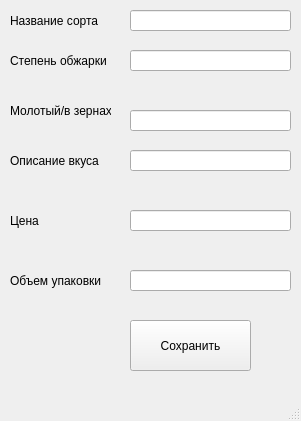
<?xml version="1.0" encoding="UTF-8"?>
<ui version="4.0">
 <class>MainWindow</class>
 <widget class="QMainWindow" name="MainWindow">
  <property name="geometry">
   <rect>
    <x>0</x>
    <y>0</y>
    <width>301</width>
    <height>421</height>
   </rect>
  </property>
  <property name="windowTitle">
   <string>MainWindow</string>
  </property>
  <widget class="QWidget" name="centralwidget">
   <widget class="QLabel" name="label">
    <property name="geometry">
     <rect>
      <x>10</x>
      <y>0</y>
      <width>101</width>
      <height>41</height>
     </rect>
    </property>
    <property name="text">
     <string>Название сорта</string>
    </property>
   </widget>
   <widget class="QLabel" name="label_2">
    <property name="geometry">
     <rect>
      <x>10</x>
      <y>40</y>
      <width>101</width>
      <height>41</height>
     </rect>
    </property>
    <property name="text">
     <string>Степень обжарки</string>
    </property>
   </widget>
   <widget class="QLabel" name="label_3">
    <property name="geometry">
     <rect>
      <x>10</x>
      <y>90</y>
      <width>101</width>
      <height>41</height>
     </rect>
    </property>
    <property name="text">
     <string>Молотый/в зернах</string>
    </property>
   </widget>
   <widget class="QLabel" name="label_4">
    <property name="geometry">
     <rect>
      <x>10</x>
      <y>140</y>
      <width>101</width>
      <height>41</height>
     </rect>
    </property>
    <property name="text">
     <string>Описание вкуса</string>
    </property>
   </widget>
   <widget class="QLabel" name="label_5">
    <property name="geometry">
     <rect>
      <x>10</x>
      <y>200</y>
      <width>101</width>
      <height>41</height>
     </rect>
    </property>
    <property name="text">
     <string>Цена</string>
    </property>
   </widget>
   <widget class="QLabel" name="label_6">
    <property name="geometry">
     <rect>
      <x>10</x>
      <y>260</y>
      <width>101</width>
      <height>41</height>
     </rect>
    </property>
    <property name="text">
     <string>Объем упаковки</string>
    </property>
   </widget>
   <widget class="QLineEdit" name="name">
    <property name="geometry">
     <rect>
      <x>130</x>
      <y>10</y>
      <width>161</width>
      <height>21</height>
     </rect>
    </property>
   </widget>
   <widget class="QLineEdit" name="pow">
    <property name="geometry">
     <rect>
      <x>130</x>
      <y>50</y>
      <width>161</width>
      <height>21</height>
     </rect>
    </property>
   </widget>
   <widget class="QLineEdit" name="gr_wh">
    <property name="geometry">
     <rect>
      <x>130</x>
      <y>110</y>
      <width>161</width>
      <height>21</height>
     </rect>
    </property>
   </widget>
   <widget class="QLineEdit" name="descript">
    <property name="geometry">
     <rect>
      <x>130</x>
      <y>150</y>
      <width>161</width>
      <height>21</height>
     </rect>
    </property>
   </widget>
   <widget class="QLineEdit" name="price">
    <property name="geometry">
     <rect>
      <x>130</x>
      <y>210</y>
      <width>161</width>
      <height>21</height>
     </rect>
    </property>
   </widget>
   <widget class="QLineEdit" name="volume">
    <property name="geometry">
     <rect>
      <x>130</x>
      <y>270</y>
      <width>161</width>
      <height>21</height>
     </rect>
    </property>
   </widget>
   <widget class="QPushButton" name="save_btn">
    <property name="geometry">
     <rect>
      <x>130</x>
      <y>320</y>
      <width>121</width>
      <height>51</height>
     </rect>
    </property>
    <property name="text">
     <string>Сохранить</string>
    </property>
   </widget>
  </widget>
  <widget class="QMenuBar" name="menubar">
   <property name="geometry">
    <rect>
     <x>0</x>
     <y>0</y>
     <width>301</width>
     <height>21</height>
    </rect>
   </property>
  </widget>
  <widget class="QStatusBar" name="statusbar"/>
 </widget>
 <resources/>
 <connections/>
</ui>
